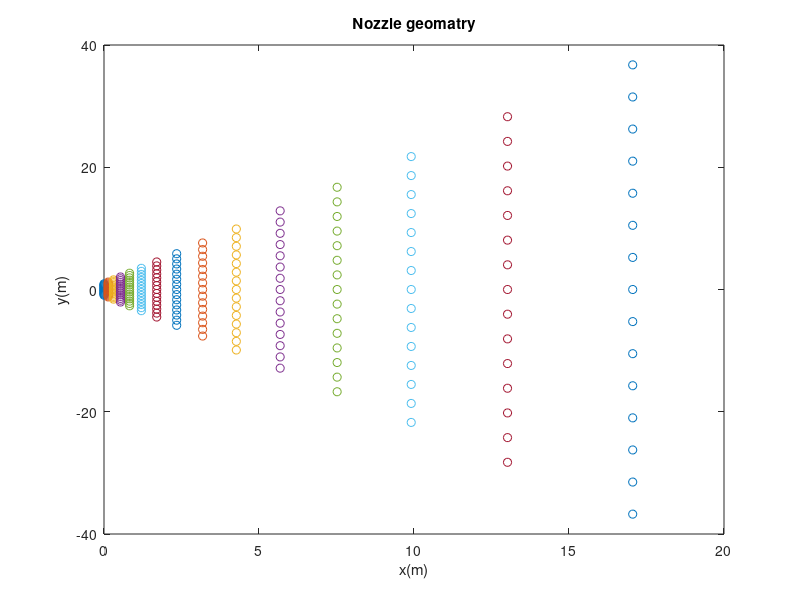

MATLAB code to generate this figure: (Note: a time limit stopped this script after it produced the figure.)
%%%%%%%%%%%%%%%%%%%%%%%%%%%%%%%%%%%%%%%%%%%%%%%%%%%%%%%%%%%%%%%%%%%%%%%%%%%%%%%%%%%%%%%%%%%%%%%%%%%
% INPUTS
% 1. 2D, grids data points file in .csv format. Which has (x,y) coordinates of all points of 2D plane
% 2. How many points are in x direction and in y direction
% 3. U = [rho, rho*u, rho*v, rho*w, e] at evrey point on 2D plane
% 4. Residual file, which has all five residual with time 
%%%%%%%%%%%%%%%%%%%%%%%%%%%%%%%%%%%%%%%%%%%%%%%%%%%%%%%%%%%%%%%%%%%%%%%%%%%%%%%%%%%%%%%%%%%%%%%%%%%

%%%%%%%%%%%%%%%%%%%%%%%%%%%%%%%%%%%%%%%%%%%%%%%%%%%%%%%%%%%%%%%%%%%%%%%%%%%%%%%%%%%%%%%%%%%%%%%%%%%
% OUTPUTS
% 1. Will plot the grids point to see the geomatry
% 2. All residial plots and automatically save them   
% 3. Plot density, X-velocity, Y-velocity, Z-velocity, p, T and Mach number(M) at evrey point on 2D plane
% 4. 
%%%%%%%%%%%%%%%%%%%%%%%%%%%%%%%%%%%%%%%%%%%%%%%%%%%%%%%%%%%%%%%%%%%%%%%%%%%%%%%%%%%%%%%%%%%%%%%%%%%



clear('all');
clc ;
% grids =  csvread('gridss_Bump_2D.dat') ;
grids =  csvread('grids_Nozzle_2D.csv') ;
para =  csvread('2D_parameters_B.csv') ;
residual = csvread('Residual_Nozzle.csv') ;
%  Reading the first or grids points 
Nx = grids(1,1) ;
Ny = grids(1,2) ;

% removing the first line and keeping the grids points coordinates alone 
grids(1,:) = [] ;

% Now re-shaping the each 1-D coloum to 2D matrix  
x = reshape(grids(:,1),[Ny,Nx]) ;
y = reshape(grids(:,2),[Ny,Nx]) ;
z = zeros(Ny,Nx);

density = reshape(para(:,1),[Ny,Nx]);
densityu= reshape(para(:,2),[Ny,Nx]);
densityv= reshape(para(:,3),[Ny,Nx]);
densityw= reshape(para(:,4),[Ny,Nx]);
energy  = reshape(para(:,5),[Ny,Nx]);

for i = 1:Ny
    for j =	1:Nx	
        u(i,j) = densityu(i,j)/density(i,j) ; 
        v(i,j) = densityv(i,j)/density(i,j) ; 
        w(i,j) = densityw(i,j)/density(i,j) ; 
        pressure(i,j) = 0.4*(energy(i,j) - 0.5*density(i,j)*(u(i,j)*u(i,j)+v(i,j)*v(i,j)+w(i,j)*w(i,j)));
        temperature(i,j) = pressure(i,j) /(287.14*density(i,j)) ; 
        velocity(i,j) = sqrt(u(i,j)*u(i,j)+v(i,j)*v(i,j)+w(i,j)*w(i,j)) ;
        mach(i,j) = velocity(i,j) / sqrt(1.4*287.14*temperature(i,j)) ;
    end
end



%%%%%%%%%%%%%%%%%%%%%%%%%%%%%%%%%%%%%%%%%%%%%%%%%%%%%%%%%%%%%%%%%%%%%%%%%%%%%%%%%%%%
% Plotting the dimensinal parameters
%%%%%%%%%%%%%%%%%%%%%%%%%%%%%%%%%%%%%%%%%%%%%%%%%%%%%%%%%%%%%%%%%%%%%%%%%%%%%%%%%%%%
disp('Plotting has started, Kullu...')
%%%%%%%%%%%%%%%%%%%%%%%%%%%%%%%%%%%%%%%%%%%%%%%%%%%%%%%%%%
%% 1. Plotting the grid points
i=1;
h = figure(i) ;
plot(x,y,'o');
title('Nozzle geomatry')
xlabel('x(m)')
ylabel('y(m)')
set(gcf, 'Units', 'Normalized', 'OuterPosition', [0 0 1 1]);
% print('Nozzle_geomatry','-dpng')
saveas(h,'Nozzle_geomatry','epsc')

%%%%%%%%%%%%%%%%%%%%%%%%%%%%%%%%%%%%%%%%%%%%%%%%%%%%%%%%%%


if 1
%%%%%%%%%%%%%%%%%%%%%%%%%%%%%%%%%%%%%%%%%%%%%%%%%%%%%%%%%%
% 2. plotting the density, velocity, mach, p, T etc. 

%%%%%%%%%%%%%%%%%%%%%%%%%%%%%%%%
figure(i+2)
h = surf(x,y,z,mach) ;
colormap hsv
colorbar
hcb=colorbar;
shading interp;
t = title(hcb,'\bf {Mach}') ;
set(t,'Interpreter','Latex');
xlabel('\bf{x(m)}'); ylabel('\bf y(m)'); zlabel('\bf z(m)');
title(' \bf Mach Number (M), flow inside nozzle')
% view(0,90)
view(2)
set(gcf, 'Units', 'Normalized', 'OuterPosition', [0 0 1 1]);
saveas(h,'Mach','epsc')

%%%%%%%%%%%%%%%%%%%%%%%%%%%%%%%%%
figure(i+3)
h = surf(x,y,z,density) ;
colormap hsv
colorbar
hcb=colorbar;
shading interp;
t = title(hcb,'$rho$') ;
set(t,'Interpreter','Latex');
xlabel('\bf{x(m)}'); ylabel('\bf y(m)'); zlabel('\bf z(m)');
title(' \bf Density(rho), flow inside nozzle')
view(0,90)
set(gcf, 'Units', 'Normalized', 'OuterPosition', [0 0 1 1]);
saveas(h,'Density','epsc')

%%%%%%%%%%%%%%%%%%%%%%%%%%%%%%%%%
figure(i+4)
h = surf(x,y,z,velocity) ;
colormap hsv
colorbar
hcb=colorbar;
shading interp;
t = title(hcb,'$V(m/s)$') ;
set(t,'Interpreter','Latex');
xlabel('\bf{x(m)}'); ylabel('\bf y(m)'); zlabel('\bf z(m)');
title(' \bf Velocity(V), flow inside nozzle')
view(0,90)
set(gcf, 'Units', 'Normalized', 'OuterPosition', [0 0 1 1]);
saveas(h,'velocity','epsc')

%%%%%%%%%%%%%%%%%%%%%%%%%%%%%%%%%
figure(i+5)
h = surf(x,y,z,pressure) ;
colormap hsv
colorbar
hcb=colorbar;
shading interp;
t = title(hcb,'$p(N/m^2)$') ;
set(t,'Interpreter','Latex');
xlabel('\bf{x(m)}'); ylabel('\bf y(m)'); zlabel('\bf z(m)');
title(' \bf Pressure(p), flow inside nozzle')
view(0,90)
set(gcf, 'Units', 'Normalized', 'OuterPosition', [0 0 1 1]);
saveas(h,'Pressure','epsc')

%%%%%%%%%%%%%%%%%%%%%%%%%%%%%%%%%
h =figure(i+6);
surf(x,y,z,temperature) ;
colormap hsv
colorbar
hcb=colorbar;
shading interp;
t = title(hcb,'$T(K)$') ;
set(t,'Interpreter','Latex');
xlabel('\bf{x(m)}'); ylabel('\bf y(m)'); zlabel('\bf z(m)');
title(' \bf Temperature (T), flow inside nozzle')
% view(0,90)
view(2)
set(gcf, 'Units', 'Normalized', 'OuterPosition', [0 0 1 1]);
saveas(h,'Temperature','epsc')
%%%%%%%%%%%%%%%%%%%%%%%%%%%%%%%%%%%%%%%%%%%%%%%%%%%%%%%%%%
end



if 1
%%%%%%%%%%%%%%%%%%%%%%%%%%%%%%%%%%%%%%%%%%%%%%%%%%%%%%%%%%
% 3. Residuals with respect to time steps
% Density residual
h=figure(i+7);
semilogy(residual(:,1), residual(:,3),'-','LineWidth',1);
title('Density Residual')
xlabel('No. of iterations')
ylabel('Density residual')
set(gcf, 'Units', 'Normalized', 'OuterPosition', [0 0 1 1]);
saveas(h,'Density_residual','epsc')

% x-momentum residual
h=figure(i+8);
semilogy(residual(:,1), residual(:,4),'-','LineWidth',1);
title('x-momentum Residual')
xlabel('No. of iterations')
ylabel('x-momentum residual')
set(gcf, 'Units', 'Normalized', 'OuterPosition', [0 0 1 1]);
saveas(h,'X-momentun_residual','epsc')

% y-momentum residual
h=figure(i+9);
semilogy(residual(:,1), residual(:,5),'-','LineWidth',1);
title('y-momentum Residual')
xlabel('No. of iterations')
ylabel('y-momentum residual')
set(gcf, 'Units', 'Normalized', 'OuterPosition', [0 0 1 1]);
saveas(h,'Y-momentun_residual','epsc')

% z-momentum residual
h=figure(i+10);
semilogy(residual(:,1), residual(:,6),'-','LineWidth',1);
title('z-momentum Residual')
xlabel('No. of iterations')
ylabel('z-momentum residual')
set(gcf, 'Units', 'Normalized', 'OuterPosition', [0 0 1 1]);
saveas(h,'Z-momentun_residual','epsc')

% energy residual
h=figure(i+11);
semilogy(residual(:,1), residual(:,7),'-','LineWidth',1);
title('Energy Residual')
xlabel('No. of iterations')
ylabel('Energy residual')
set(gcf, 'Units', 'Normalized', 'OuterPosition', [0 0 1 1]);
saveas(h,'Energy_residual','epsc')
%%%%%%%%%%%%%%%%%%%%%%%%%%%%%%%%%%%%%%%%%%%%%%%%%%%%%%%%%%
end
disp('Plotting over, Kullu... :)')

close all
